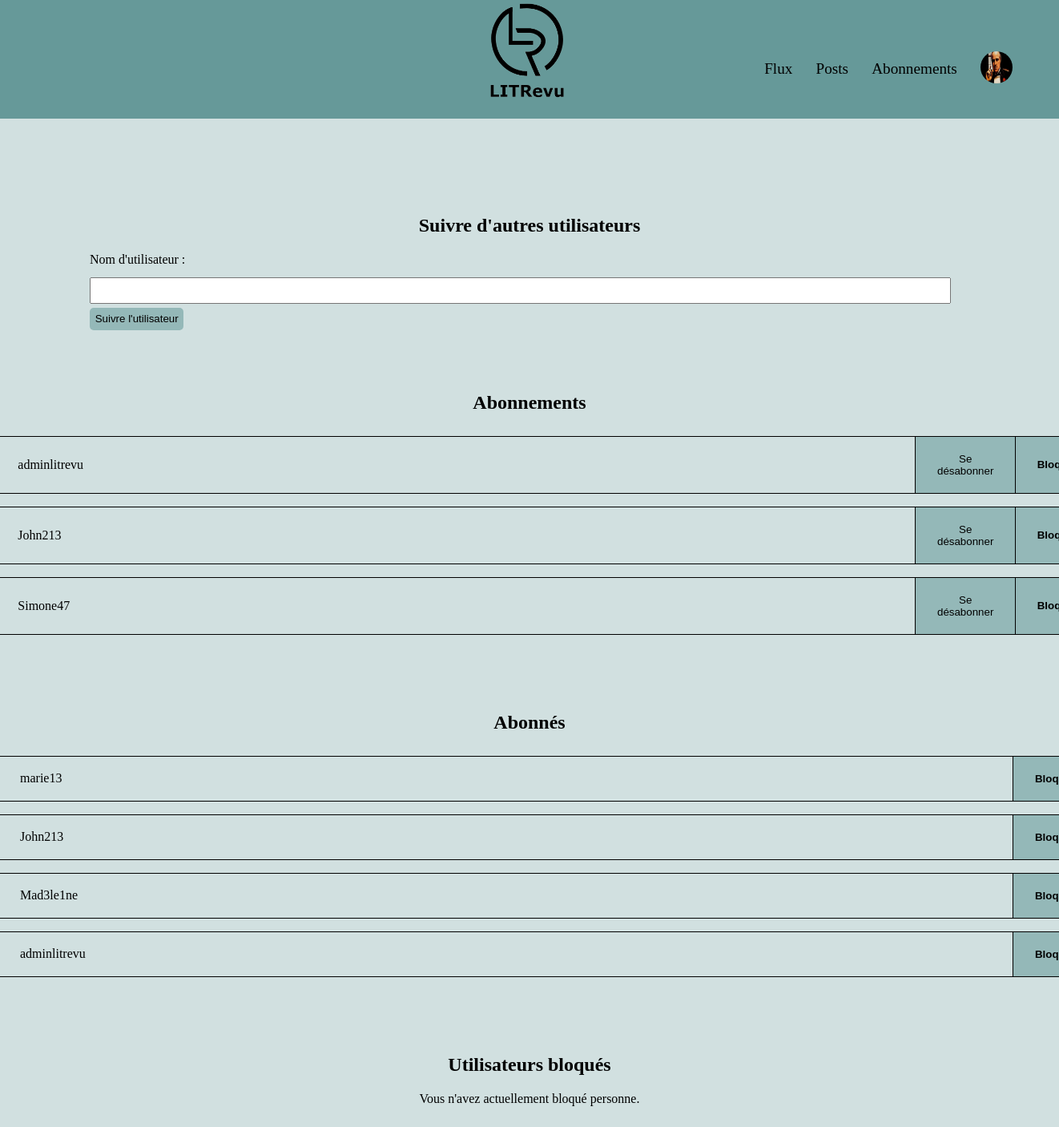
/subscription/ (signed in), run on an earlier commit of the app's database.
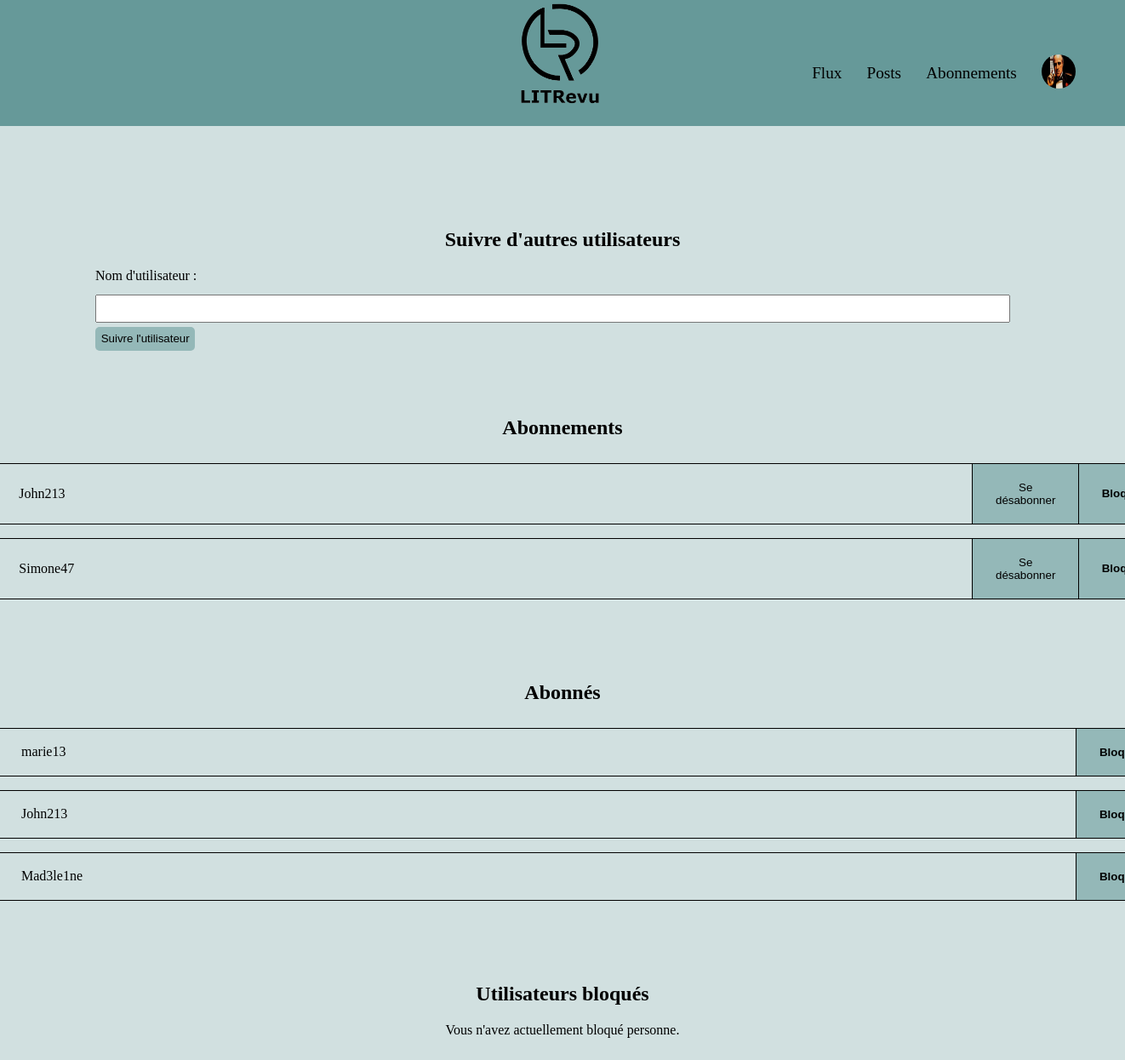
And on a later commit of the database.
### authentication/models.py (models this page shows, shortened)
class User(AbstractUser):
    following = models.ManyToManyField('self', through=UserFollows, related_name='followers')
    avatar = models.ImageField(upload_to='avatars/', null=True, blank=True)
    IMAGE_MAX_SIZE = (800, 800)

### app_web/views.py (the view, shortened to what this page needs)
# urls.py: path('subscription/', app_web.views.subscription, name='subscription'),
@login_required
def subscription(request):
    following_users = request.user.following.all()
    blocked_users = User.objects.filter(blocking_users__user=request.user, blocking_users__can_access_tickets=False)
    followers = User.objects.filter(user_follows__followed_user=request.user)
    context = {'following_users': following_users, 'blocked_users': blocked_users, 'followers': followers}
    messages.success(request, '')
    return render(request, 'app_web/subscription.html', context)

### app_web/templates/app_web/subscription.html (shortened to what this page needs)
{% extends 'base.html' %}
{% block content %}
<div class="subs">
    <div class="new-sub">
        <h2>Suivre d'autres utilisateurs</h2>
        <form method="post" action="{% url 'subscription' %}">
            <label for="id_username_to_follow">Nom d'utilisateur :</label>
            <input type="text" name="username_to_follow" id="id_username_to_follow" required>
            <button type="submit">Suivre l'utilisateur</button>
        </form>
    </div>
    <div>
        <h2>Abonnements</h2>
        {% if following_users %}
            <ul>
                {% for user in following_users %}
                    <li>
                        <div class="username">
                        {{ user.username }}
                        </div>
                        <div class="form-uf">
                            <form method="post" action="{% url 'unfollow' %}">
                                <button type="submit">Se désabonner</button>
                            </form>
                            <form method="post" action="{% url 'block_user' %}">
                                <button type="submit" class="delete">Bloquer</button>
                            </form>
                        </div>
                    </li>
                {% endfor %}
            </ul>
        {% else %}
            <p>Vous ne suivez actuellement personne.</p>
        {% endif %}
    </div>
    <div>
        <h2>Abonnés</h2>
        {% if followers %}
            <ul class="followers">
                {% for user in followers %}
                    <li>
                        <div class="username">
                            {{ user.username }}
                        </div>
                        <div class="form-uf">
                            <form method="post" action="{% url 'block_user' %}">
                                <button type="submit" class="delete">Bloquer</button>
                            </form>
                        </div>
                    </li>
                {% endfor %}
            </ul>
        {% else %}
            <p>Personne ne vous suit actuellement.</p>
        {% endif %}
    </div>
    <div>
        <h2>Utilisateurs bloqués</h2>
        {% if blocked_users %}
            <ul class="followers">
                {% for user in blocked_users %}
                    <li>
                        <div class="username">
                            {{ user.username }}
                        </div>
                        <div class="form-uf">
                            <form method="post" action="{% url 'unblock_user' %}">
                                {% csrf_token %}
                                <input type="hidden" name="user_to_unblock" value="{{ user.id }}">
                                <button type="submit">Débloquer</button>
                            </form>
                        </div>
                    </li>
                {% endfor %}
            </ul>
        {% else %}
            <p>Vous n'avez actuellement bloqué personne.</p>
        {% endif %}
    </div>
</div>
{% endblock %}

### authentication/templates/base.html (shortened to what this page needs)
<!DOCTYPE html>
{% load static %}
<html lang="fr">
<head>
    <link rel="stylesheet" href="{% static 'app_web/style.css' %}" />
</head>
<body>
    <header>
        <div class="menu">
            <div class="logo">
                <a href="{% url 'feed' %}"><img src="/media/logo.png" alt="Logo de l'application LITRevu"></a>
            </div>
            {% if user.is_authenticated %}
                <div class="menu-avatar">
                    <nav>
                        <a href="{% url 'feed' %}">Flux</a>
                        <a href="{% url 'posts' %}">Posts</a>
                        <a href="{% url 'subscription' %}">Abonnements</a>
                    </nav>
                    <div class="user-info">
                        {% if user.avatar %}
                            <a href="#avatarOptions"><img src="{{ user.avatar.url }}" alt="{{ user.username }} Avatar"></a>
                        {% else %}
                            <a href="#avatarOptions"><img src="/media/avatarbase.jpg" alt="{{ user.username }} Avatar"></a>
                        {% endif %}
                    </div>
                </div>
        </div>
        {% endif %}
    </header>
    {% block content %} {% endblock content %}
</body>
</html>

What changed in the data, as far as the page shows it:
no longer on this page (row edited): User: username "adminlitrevu"
